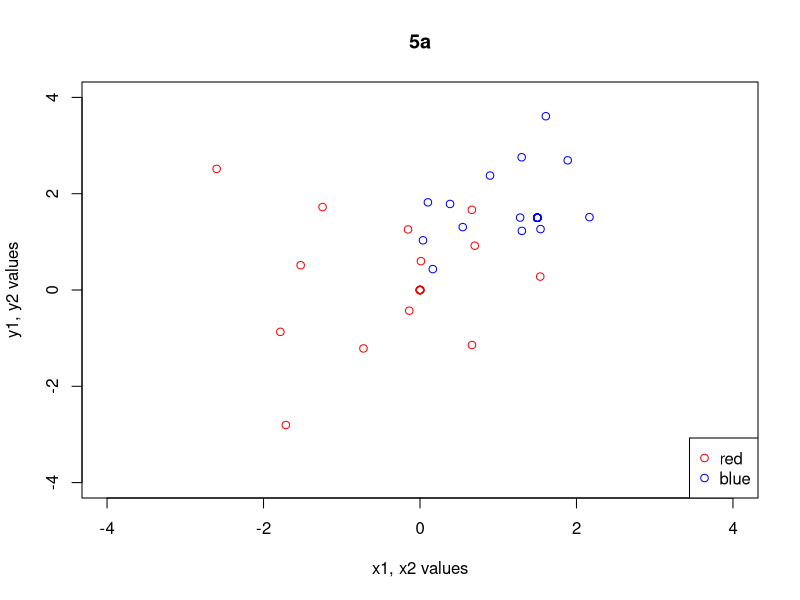
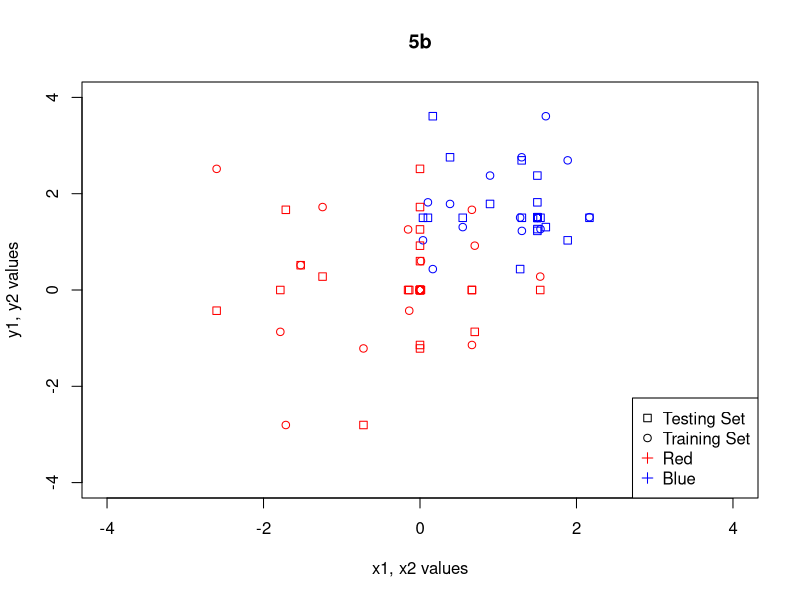

Source code (R) for these figures, in order: (Note: this script raises an error after producing the figures.)
############################## 5A

redmean = matrix(c(0,0), nrow = 2, ncol=1)
redsd = diag(2) 
bluemean = matrix(c(1.5, 1.5), nrow = 2, ncol=1)
bluesd = diag(2)
n = 25

x1 <- matrix(rnorm(n, mean=redmean, sd=redsd))
y1 <- matrix(rnorm(n, mean=redmean, sd=redsd))
red <- cbind(x1, y1)

x2 <- matrix(rnorm(n, mean=bluemean, sd=bluesd))
y2 <- matrix(rnorm(n, mean=bluemean, sd=bluesd))
blue <- cbind(x2, y2)


plot(red, col="red", xlim = c(-4, 4), ylim= c(-4,4), xlab = "x1, x2 values", ylab = "y1, y2 values", main = "5a")
points(blue, col="blue")
legend('bottomright', c('red', 'blue'), col = c('red', 'blue'), pch=1)

########################### 5B

# testb <- sample(blue,25)
# testr <- sample(red, 25)
set.seed(10)
testbx <- sample(x2, 25)
testby <- sample(y2, 25)
testb <- cbind(testbx, testby)
testing <- as.data.frame(cbind(testbx, testby))



testrx <- sample(x1, 25)
testry <- sample(y1, 25)
testr <- cbind(testrx, testry)

totalTesting <- rbind(testb, testr)
totalTraining <- rbind(blue, red)

plot(red, col="red", xlab = "x1, x2 values", ylab="y1, y2 values", main = "5b", xlim= c(-4, 4), ylim = c(-4, 4))
points(blue, col="blue")
points(testr, col="red", pch=0)
points(testb, col="blue", pch=0)
legend('bottomright', c( 'Testing Set', 'Training Set', 'Red', 'Blue'), pch = c(0,1, 3, 3), col = c('Black','Black', 'Red', 'Blue'))



########################### 5C
tx1 <- matrix(rnorm(n, mean=redmean, sd=redsd))
ty1 <- matrix(rnorm(n, mean=redmean, sd=redsd))
red <- cbind(x1, y1)

tx2 <- matrix(rnorm(n, mean=bluemean, sd=bluesd))
ty2 <- matrix(rnorm(n, mean=bluemean, sd=bluesd))
blue <- cbind(x2, y2)

tclb <- rep("blue", times = 20)
tclr <- rep("red", times = 20)
tcl <- rbind(clb, clr)

testing_errors <- c()
training_errors <- c()
for (val in 1:20) {
  fit = knn(totalTraining, totalTraining, cl, k=val)
  fit
  cm = as.matrix(table(Actual = cl, Predicted = fit))
  accuracy <- sum(diag(cm)) / length(cl)
  error <- 1 - accuracy
  training_errors <- append(training_errors, error)
  error
}
for (val in 1:20) {
  fit = knn(totalTraining, totalTesting, cl, k=val)
  fit
  cm = as.matrix(table(Actual = tcl, Predicted = fit))
  accuracy <- sum(diag(cm)) / length(cl)
  error <- 1 - accuracy
  testing_errors <- append(testing_errors, error)
  error
}
onek <- c()
onek <- append(onek, 1/1:20)


print(total_errors)
plot(onek, testing_errors, xlab = "1/k", ylab="classification error", ylim = c(0, 0.6), col="blue", main="1/k")
points(onek, training_errors, col = "red")
legend('topright', c('Training', 'Testing'),col = c('red', 'blue'), pch = c(1,1))
############### 5D

misplotted <- as.data.frame(c())
bluemiss <- as.data.frame(c())
redmiss <- as.data.frame(c())
greenmiss <- as.data.frame(c())

for(i in 1:200) {
  if(fit[i] != tcl[i]) {
    misplotted <- rbind(misplotted, testing[i,])
    if(fit[i] == "blue") {
      bluemiss <- rbind(bluemiss, testing[i,])
    }

    if(fit[i] == "red") {
      redmiss <- rbind(redmiss, testing[i,])
    }
    
  }
}

plot(tx1, ty1, col="red", xlab = "x1", ylab = "x2", xlim = c(0,1), main="Distribution of Testing Data (6d)", pch = 0)
points(tx2, ty2, col = "blue", pch = 0)
points(bluemiss[,1], bluemiss[,2], col = "blue", pch = 4)
points(redmiss[,1], redmiss[,2], col = "red", pch = 4)
legend('topright', c('Red Actual', 'Blue Actual', 'Green Actual', 'Color missed'), pch = c(0, 0, 0, 4), col = c('Red', 'Blue', 'Green', 'Black'))



plot(testr, col="red", xlab = "x1, x2 values", ylab="y1, y2 values", main = "5d", xlim= c(-4, 4), ylim = c(-4, 4))
points(testb, col="blue")


legend('bottomright', c( 'Red', 'Blue', 'Mislabeled (color is what it is supposed to be)'), pch = c(3, 3, 4), col = c('Red', 'Blue', 'Red'))


###################### 5E

plot(testr, col="red", xlab = "x1, x2 values", ylab="y1, y2 values", main = "5d", xlim= c(-4, 4), ylim = c(-4, 4))
points(testb, col="blue")



legend('bottomright', c( 'Red', 'Blue', 'Mislabeled (color is what it is supposed to be)'), pch = c(3, 3, 4), col = c('Red', 'Blue', 'Red'))
